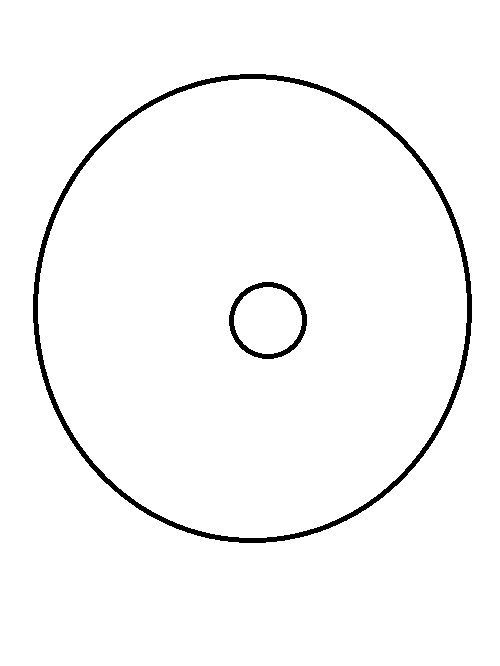
#> input picture DSB-AnalysisPY/testPaint.jpg, 500 x 666 px, found by its file name
$ python FindContours.py   (Python 2 division)   (older library calls are emulated)
#> lines starting #> are read from the running program, lines starting #| are printed output that depends on the picture; after the words box and inside, x2 and y2 are one past the last pixel; in counts of white or black regions, pixels touching at a corner belong together
import argparse
import numpy as np
import cv2
from matplotlib import pyplot as plt

img = cv2.imread('D:/GITHUB REPOS/DSB-TargetAnalysis/DSB-AnalysisPY/testPaint.jpg',0)
#> img: shape (666, 500); 97.5% white; 2 black regions

_,contours,_ = cv2.findContours(img, cv2.RETR_LIST, cv2.CHAIN_APPROX_NONE)
#> contours = 5 contours; box (x1, y1, x2, y2) and area: (0, 0, 500, 666) 331835, (32, 73, 473, 544) 162348, (38, 79, 467, 538) 154022, (228, 281, 308, 360) 4814, (234, 287, 302, 354) 3471

print len(contours)
#| 5

cv2.drawContours(img, contours, -1, color=(0,255,0), thickness=1)
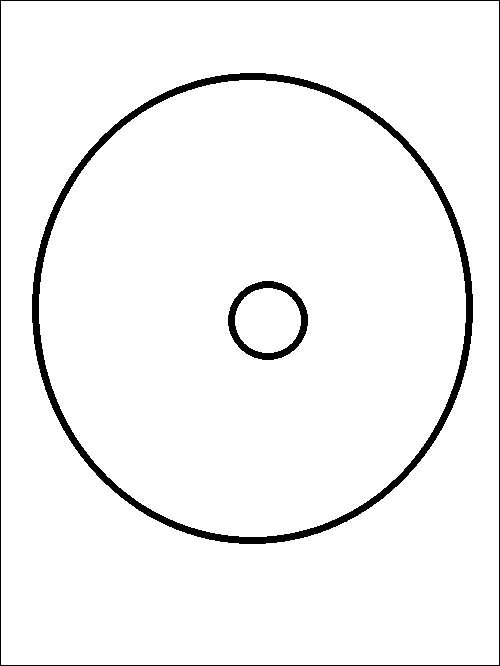
#> img: shape (666, 500); 96% white; 3 black regions, box (x1, y1, x2, y2) and area: (32, 73, 473, 544) 9598, (0, 0, 500, 666) 2328, (228, 281, 308, 360) 1549

cv2.imshow('detected circles', img)
cv2.waitKey(0)
cv2.destroyAllWindows()
